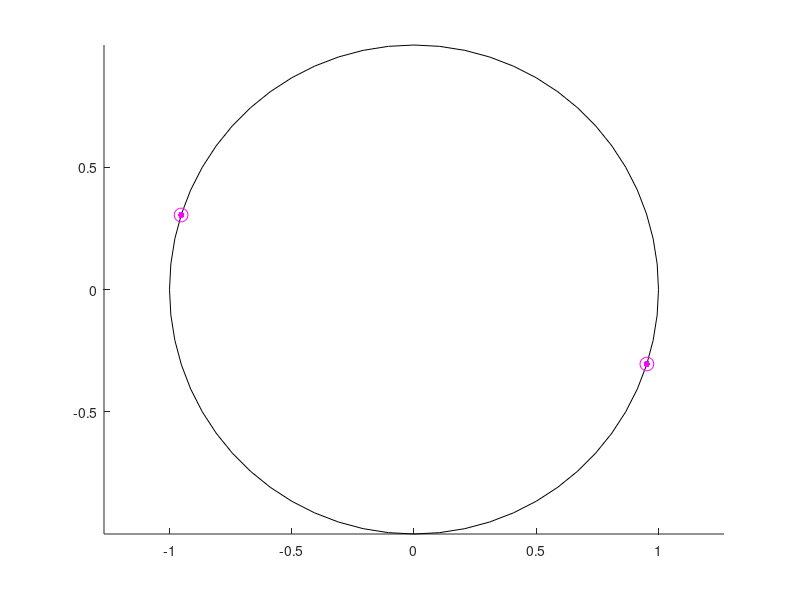

Write the MATLAB code that produced this figure. (Note: this script raises an error after producing the figure.)
clc
clear

pos = [-1 -1 2 2];
rectangle('Position', pos, 'Curvature',[1 1], 'LineWidth', 0.5)
axis equal
%grid on
hold on

%% Heat
% plot(-0.2043, 0.978906,'ro', 'MarkerSize', 10)
% plot(-0.2043, 0.978906,'r.', 'MarkerSize', 14)
% plot(0.2043, -0.978906,'ro', 'MarkerSize', 10)
% plot(0.2043, -0.978906,'r.', 'MarkerSize', 14)
% plot(0.978906, -0.2043, 'ro', 'MarkerSize', 10)
% plot(0.978906, -0.2043, 'r.', 'MarkerSize', 14)
% plot(-0.978906, 0.2043, 'ro', 'MarkerSize', 10)
% plot(-0.978906, 0.2043, 'r.', 'MarkerSize', 14)

%% Wave
% plot(-0.0, 1.0,'bo', 'MarkerSize', 10)
% plot(-0.0, 1.0,'b.', 'MarkerSize', 14)
% plot(1.0, 0.0,'bo', 'MarkerSize', 10)
% plot(1.0, 0.0,'b.', 'MarkerSize', 14)
% plot(-1.0, 0.0, 'bo', 'MarkerSize', 10)
% plot(-1.0, 0.0,'b.', 'MarkerSize', 14)
% plot(-0.0, -1.0, 'bo', 'MarkerSize', 10)
% plot(-0.0, -1.0, 'b.', 'MarkerSize', 14)

%% Convection +
plot(-0.952449, 0.304699, 'mo', 'MarkerSize', 10)
plot(-0.952449, 0.304699, 'm.', 'MarkerSize', 14)
plot(0.952449, -0.304699, 'mo', 'MarkerSize', 10)
plot(0.952449, -0.304699, 'm.', 'MarkerSize', 14)

%% Convection - 
% plot(0.304699, -0.952449, 'mo', 'MarkerSize', 10)
% plot(0.304699, -0.952449, 'm.', 'MarkerSize', 14)
% plot(-0.304699, 0.952449, 'mo', 'MarkerSize', 10)
% plot(-0.304699, 0.952449, 'm.', 'MarkerSize', 14)

%% Plots
ax = gca;
ax.XGrid = 'on';
ax.YGrid = 'on';
set(gca,'XMinorTick','on','YMinorTick','on')
grid minor
% For schrodinger:
%zlim([0 0.35]);
exportgraphics(ax,'convect_+opt.pdf','ContentType','vector')